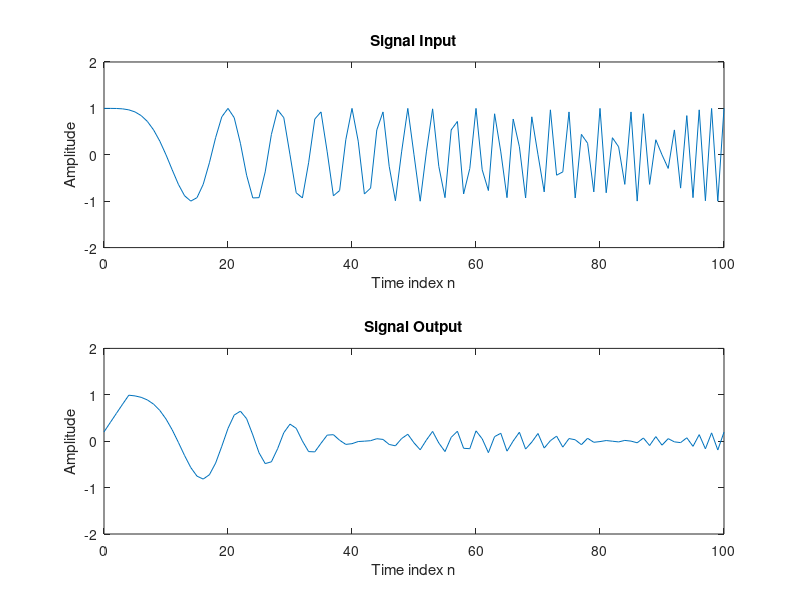

Source code (MATLAB): (Note: this script raises an error after producing the figure.)
% Program P2_1 - swept frequency Q2.4
% Simulation of an M-point Moving Average Filter
% Generate the input signal
n = 0:100;
a = pi/200;
b = 0;
arg = a*n.*n + b*n;
x = cos(arg);
% Implementation of the moving average filter
M = input('Desired length of the filter = ');
num = ones(1,M);
%num = (-1) .^ (0:M-1);
y = filter(num,1,x)/M;
% Display the input and output signals
clf;
subplot(2,1,1);
plot(n, x);
axis([0, 100, -2, 2]);
xlabel('Time index n'); ylabel('Amplitude');
title('Signal Input');
subplot(2,1,2);
plot(n, y);
axis([0, 100, -2, 2]);
xlabel('Time index n'); ylabel('Amplitude');
title('Signal Output');
suptitle('Swept Frequency Q2.4');
axis;